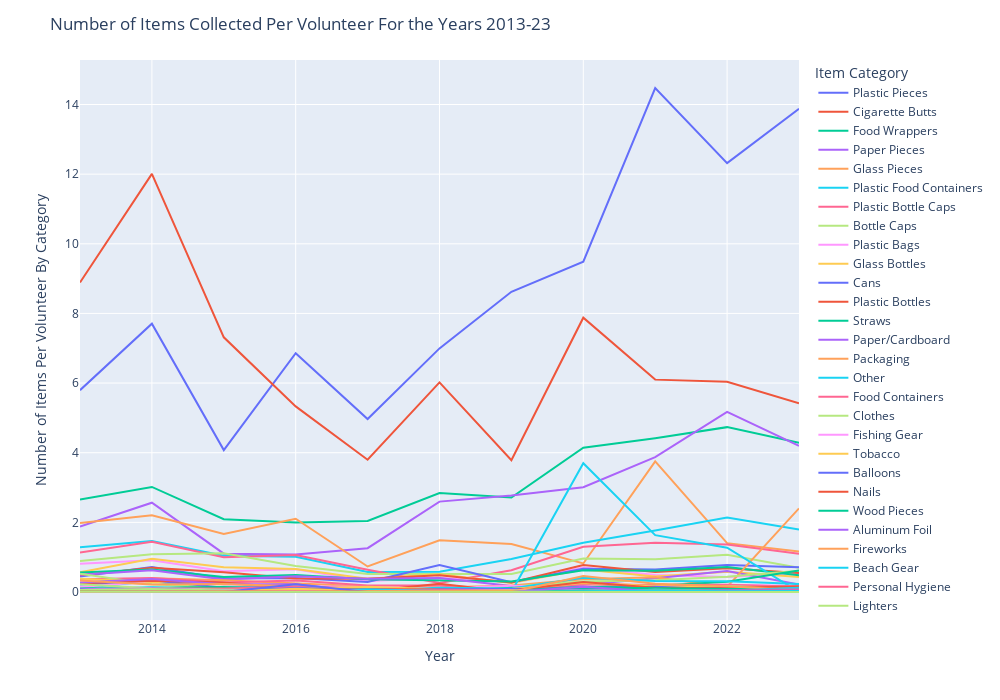

Notebook code for this chart:
### Markdown cell above
There's a significant correlation between number of volunteers and number of items collected for each year, which suggests that the number of items collected in a year might depend on the number of volunteers doing beach cleanups that year. 
The fewer debris items collected in 2020 may have been a result of fewer people being out during the pandemic, and not necessarily due to less littering. 

## Number of Items Per Volunteer Grouped by Trash Category
Now that we know that there's a correlation between number of items and number of volunteers, let's plot items/volunteer over time.

### Code cell
# Number of item per volunteer line graph 2013-23
fig = graph_maker.item_per_volunteer()
fig.show()

### Figure 1 — Plotly figure (JSON) as saved in the notebook; plotly's stock layout.template omitted (floating-point values rounded to 4 significant figures)
{"data": [{"hovertemplate": "variable=Plastic Pieces<br>index=%{x}<br>value=%{y}<extra></extra>", "legendgroup": "Plastic Pieces", "line": {"color": "#636efa", "dash": "solid"}, "marker": {"symbol": "circle"}, "mode": "lines", "name": "Plastic Pieces", "orientation": "v", "showlegend": true, "type": "scatter", "x": [2013, 2014, 2015, 2016, 2017, 2018, 2019, 2020, 2021, 2022, 2023], "xaxis": "x", "y": [5.797, 7.706, 4.075, 6.856, 4.967, 6.996, 8.622, 9.486, 14.47, 12.32, 13.88], "yaxis": "y"}, {"hovertemplate": "variable=Cigarette Butts<br>index=%{x}<br>value=%{y}<extra></extra>", "legendgroup": "Cigarette Butts", "line": {"color": "#EF553B", "dash": "solid"}, "marker": {"symbol": "circle"}, "mode": "lines", "name": "Cigarette Butts", "orientation": "v", "showlegend": true, "type": "scatter", "x": [2013, 2014, 2015, 2016, 2017, 2018, 2019, 2020, 2021, 2022, 2023], "xaxis": "x", "y": [8.89, 12.01, 7.313, 5.331, 3.799, 6.018, 3.786, 7.878, 6.099, 6.037, 5.421], "yaxis": "y"}, {"hovertemplate": "variable=Food Wrappers<br>index=%{x}<br>value=%{y}<extra></extra>", "legendgroup": "Food Wrappers", "line": {"color": "#00cc96", "dash": "solid"}, "marker": {"symbol": "circle"}, "mode": "lines", "name": "Food Wrappers", "orientation": "v", "showlegend": true, "type": "scatter", "x": [2013, 2014, 2015, 2016, 2017, 2018, 2019, 2020, 2021, 2022, 2023], "xaxis": "x", "y": [2.656, 3.017, 2.092, 1.999, 2.042, 2.841, 2.711, 4.144, 4.417, 4.734, 4.284], "yaxis": "y"}, {"hovertemplate": "variable=Paper Pieces<br>index=%{x}<br>value=%{y}<extra></extra>", "legendgroup": "Paper Pieces", "line": {"color": "#ab63fa", "dash": "solid"}, "marker": {"symbol": "circle"}, "mode": "lines", "name": "Paper Pieces", "orientation": "v", "showlegend": true, "type": "scatter", "x": [2013, 2014, 2015, 2016, 2017, 2018, 2019, 2020, 2021, 2022, 2023], "xaxis": "x", "y": [1.877, 2.565, 1.101, 1.073, 1.259, 2.596, 2.775, 3.008, 3.875, 5.176, 4.199], "yaxis": "y"}, {"hovertemplate": "variable=Glass Pieces<br>index=%{x}<br>value=%{y}<extra></extra>", "legendgroup": "Glass Pieces", "line": {"color": "#FFA15A", "dash": "solid"}, "marker": {"symbol": "circle"}, "mode": "lines", "name": "Glass Pieces", "orientation": "v", "showlegend": true, "type": "scatter", "x": [2013, 2014, 2015, 2016, 2017, 2018, 2019, 2020, 2021, 2022, 2023], "xaxis": "x", "y": [1.981, 2.203, 1.668, 2.103, 0.7335, 1.484, 1.38, 0.8196, 3.751, 1.402, 1.161], "yaxis": "y"}, {"hovertemplate": "variable=Plastic Food Containers<br>index=%{x}<br>value=%{y}<extra></extra>", "legendgroup": "Plastic Food Containers", "line": {"color": "#19d3f3", "dash": "solid"}, "marker": {"symbol": "circle"}, "mode": "lines", "name": "Plastic Food Containers", "orientation": "v", "showlegend": true, "type": "scatter", "x": [2013, 2014, 2015, 2016, 2017, 2018, 2019, 2020, 2021, 2022, 2023], "xaxis": "x", "y": [1.286, 1.466, 1.041, 1.013, 0.5745, 0.5808, 0.9448, 1.413, 1.769, 2.136, 1.796], "yaxis": "y"}, {"hovertemplate": "variable=Plastic Bottle Caps<br>index=%{x}<br>value=%{y}<extra></extra>", "legendgroup": "Plastic Bottle Caps", "line": {"color": "#FF6692", "dash": "solid"}, "marker": {"symbol": "circle"}, "mode": "lines", "name": "Plastic Bottle Caps", "orientation": "v", "showlegend": true, "type": "scatter", "x": [2013, 2014, 2015, 2016, 2017, 2018, 2019, 2020, 2021, 2022, 2023], "xaxis": "x", "y": [1.135, 1.442, 0.9961, 1.063, 0.6378, 0.2569, 0.6262, 1.297, 1.411, 1.364, 1.1], "yaxis": "y"}, {"hovertemplate": "variable=Bottle Caps<br>index=%{x}<br>value=%{y}<extra></extra>", "legendgroup": "Bottle Caps", "line": {"color": "#B6E880", "dash": "solid"}, "marker": {"symbol": "circle"}, "mode": "lines", "name": "Bottle Caps", "orientation": "v", "showlegend": true, "type": "scatter", "x": [2013, 2014, 2015, 2016, 2017, 2018, 2019, 2020, 2021, 2022, 2023], "xaxis": "x", "y": [0.8875, 1.081, 1.113, 0.7496, 0.5166, 0.521, 0.5205, 0.9628, 0.9374, 1.066, 0.6963], "yaxis": "y"}, {"hovertemplate": "variable=Plastic Bags<br>index=%{x}<br>value=%{y}<extra></extra>", "legendgroup": "Plastic Bags", "line": {"color": "#FF97FF", "dash": "solid"}, "marker": {"symbol": "circle"}, "mode": "lines", "name": "Plastic Bags", "orientation": "v", "showlegend": true, "type": "scatter", "x": [2013, 2014, 2015, 2016, 2017, 2018, 2019, 2020, 2021, 2022, 2023], "xaxis": "x", "y": [0.811, 0.91, 0.5936, 0.652, 0.3169, 0.3995, 0.2907, 0.7012, 0.4915, 0.4294, 0.5412], "yaxis": "y"}, {"hovertemplate": "variable=Glass Bottles<br>index=%{x}<br>value=%{y}<extra></extra>", "legendgroup": "Glass Bottles", "line": {"color": "#FECB52", "dash": "solid"}, "marker": {"symbol": "circle"}, "mode": "lines", "name": "Glass Bottles", "orientation": "v", "showlegend": true, "type": "scatter", "x": [2013, 2014, 2015, 2016, 2017, 2018, 2019, 2020, 2021, 2022, 2023], "xaxis": "x", "y": [0.5673, 0.9576, 0.709, 0.6591, 0.3829, 0.507, 0.2611, 0.6427, 0.4476, 0.5845, 0.4325], "yaxis": "y"}, {"hovertemplate": "variable=Cans<br>index=%{x}<br>value=%{y}<extra></extra>", "legendgroup": "Cans", "line": {"color": "#636efa", "dash": "solid"}, "marker": {"symbol": "circle"}, "mode": "lines", "name": "Cans", "orientation": "v", "showlegend": true, "type": "scatter", "x": [2013, 2014, 2015, 2016, 2017, 2018, 2019, 2020, 2021, 2022, 2023], "xaxis": "x", "y": [0.4425, 0.7144, 0.3898, 0.4034, 0.2898, 0.7744, 0.2819, 0.6675, 0.6497, 0.7757, 0.7126], "yaxis": "y"}, {"hovertemplate": "variable=Plastic Bottles<br>index=%{x}<br>value=%{y}<extra></extra>", "legendgroup": "Plastic Bottles", "line": {"color": "#EF553B", "dash": "solid"}, "marker": {"symbol": "circle"}, "mode": "lines", "name": "Plastic Bottles", "orientation": "v", "showlegend": true, "type": "scatter", "x": [2013, 2014, 2015, 2016, 2017, 2018, 2019, 2020, 2021, 2022, 2023], "xaxis": "x", "y": [0.4787, 0.6998, 0.5663, 0.3858, 0.3816, 0.4797, 0.2702, 0.7725, 0.5718, 0.6822, 0.5482], "yaxis": "y"}, {"hovertemplate": "variable=Straws<br>index=%{x}<br>value=%{y}<extra></extra>", "legendgroup": "Straws", "line": {"color": "#00cc96", "dash": "solid"}, "marker": {"symbol": "circle"}, "mode": "lines", "name": "Straws", "orientation": "v", "showlegend": true, "type": "scatter", "x": [2013, 2014, 2015, 2016, 2017, 2018, 2019, 2020, 2021, 2022, 2023], "xaxis": "x", "y": [0.5626, 0.644, 0.4337, 0.4888, 0.3652, 0.3452, 0.3038, 0.6242, 0.6114, 0.7192, 0.4817], "yaxis": "y"}, {"hovertemplate": "variable=Paper/Cardboard<br>index=%{x}<br>value=%{y}<extra></extra>", "legendgroup": "Paper/Cardboard", "line": {"color": "#ab63fa", "dash": "solid"}, "marker": {"symbol": "circle"}, "mode": "lines", "name": "Paper/Cardboard", "orientation": "v", "showlegend": true, "type": "scatter", "x": [2013, 2014, 2015, 2016, 2017, 2018, 2019, 2020, 2021, 2022, 2023], "xaxis": "x", "y": [0.4919, 0.6225, 0.3614, 0.4558, 0.3795, 0.404, 0.1724, 0.2074, 0.3983, 0.6007, 0.2151], "yaxis": "y"}, {"hovertemplate": "variable=Packaging<br>index=%{x}<br>value=%{y}<extra></extra>", "legendgroup": "Packaging", "line": {"color": "#FFA15A", "dash": "solid"}, "marker": {"symbol": "circle"}, "mode": "lines", "name": "Packaging", "orientation": "v", "showlegend": true, "type": "scatter", "x": [2013, 2014, 2015, 2016, 2017, 2018, 2019, 2020, 2021, 2022, 2023], "xaxis": "x", "y": [0.2501, 0.395, 0.3402, 0.2407, 0.1573, 0.1257, 0.1876, 0.364, 0.4225, 0.1436, 2.401], "yaxis": "y"}, {"hovertemplate": "variable=Other<br>index=%{x}<br>value=%{y}<extra></extra>", "legendgroup": "Other", "line": {"color": "#19d3f3", "dash": "solid"}, "marker": {"symbol": "circle"}, "mode": "lines", "name": "Other", "orientation": "v", "showlegend": true, "type": "scatter", "x": [2013, 2014, 2015, 2016, 2017, 2018, 2019, 2020, 2021, 2022, 2023], "xaxis": "x", "y": [0.1087, 0.3165, 0.01776, 0.1238, 0.002681, 0, 0, 3.698, 1.632, 1.274, 0], "yaxis": "y"}, {"hovertemplate": "variable=Food Containers<br>index=%{x}<br>value=%{y}<extra></extra>", "legendgroup": "Food Containers", "line": {"color": "#FF6692", "dash": "solid"}, "marker": {"symbol": "circle"}, "mode": "lines", "name": "Food Containers", "orientation": "v", "showlegend": true, "type": "scatter", "x": [2013, 2014, 2015, 2016, 2017, 2018, 2019, 2020, 2021, 2022, 2023], "xaxis": "x", "y": [0.3637, 0.3999, 0.27, 0.3328, 0.1882, 0.1853, 0.07462, 0.2539, 0.1526, 0.1442, 0.087], "yaxis": "y"}, {"hovertemplate": "variable=Clothes<br>index=%{x}<br>value=%{y}<extra></extra>", "legendgroup": "Clothes", "line": {"color": "#B6E880", "dash": "solid"}, "marker": {"symbol": "circle"}, "mode": "lines", "name": "Clothes", "orientation": "v", "showlegend": true, "type": "scatter", "x": [2013, 2014, 2015, 2016, 2017, 2018, 2019, 2020, 2021, 2022, 2023], "xaxis": "x", "y": [0.5236, 0.222, 0.1224, 0.123, 0.001073, 0, 0.1591, 0.3048, 0.3343, 0.4367, 0.6123], "yaxis": "y"}, {"hovertemplate": "variable=Fishing Gear<br>index=%{x}<br>value=%{y}<extra></extra>", "legendgroup": "Fishing Gear", "line": {"color": "#FF97FF", "dash": "solid"}, "marker": {"symbol": "circle"}, "mode": "lines", "name": "Fishing Gear", "orientation": "v", "showlegend": true, "type": "scatter", "x": [2013, 2014, 2015, 2016, 2017, 2018, 2019, 2020, 2021, 2022, 2023], "xaxis": "x", "y": [0.1402, 0.3026, 0.2368, 0.1621, 0.1418, 0.1101, 0.1766, 0.1228, 0.18, 0.2066, 0.1712], "yaxis": "y"}, {"hovertemplate": "variable=Tobacco<br>index=%{x}<br>value=%{y}<extra></extra>", "legendgroup": "Tobacco", "line": {"color": "#FECB52", "dash": "solid"}, "marker": {"symbol": "circle"}, "mode": "lines", "name": "Tobacco", "orientation": "v", "showlegend": true, "type": "scatter", "x": [2013, 2014, 2015, 2016, 2017, 2018, 2019, 2020, 2021, 2022, 2023], "xaxis": "x", "y": [0.3837, 0.2871, 0.2503, 0.1094, 0.02771, 0.02558, 0.07086, 0.2507, 0.1823, 0.09454, 0.05346], "yaxis": "y"}, {"hovertemplate": "variable=Balloons<br>index=%{x}<br>value=%{y}<extra></extra>", "legendgroup": "Balloons", "line": {"color": "#636efa", "dash": "solid"}, "marker": {"symbol": "circle"}, "mode": "lines", "name": "Balloons", "orientation": "v", "showlegend": true, "type": "scatter", "x": [2013, 2014, 2015, 2016, 2017, 2018, 2019, 2020, 2021, 2022, 2023], "xaxis": "x", "y": [0.2164, 0.3382, 0.1239, 0.1499, 0.06203, 0.09646, 0.05757, 0.1031, 0.141, 0.1165, 0.1092], "yaxis": "y"}, {"hovertemplate": "variable=Nails<br>index=%{x}<br>value=%{y}<extra></extra>", "legendgroup": "Nails", "line": {"color": "#EF553B", "dash": "solid"}, "marker": {"symbol": "circle"}, "mode": "lines", "name": "Nails", "orientation": "v", "showlegend": true, "type": "scatter", "x": [2013, 2014, 2015, 2016, 2017, 2018, 2019, 2020, 2021, 2022, 2023], "xaxis": "x", "y": [0.2532, 0.3259, 0.2697, 0.09828, 0.01984, 0.2349, 0, 0, 0, 0, 0], "yaxis": "y"}, {"hovertemplate": "variable=Wood Pieces<br>index=%{x}<br>value=%{y}<extra></extra>", "legendgroup": "Wood Pieces", "line": {"color": "#00cc96", "dash": "solid"}, "marker": {"symbol": "circle"}, "mode": "lines", "name": "Wood Pieces", "orientation": "v", "showlegend": true, "type": "scatter", "x": [2013, 2014, 2015, 2016, 2017, 2018, 2019, 2020, 2021, 2022, 2023], "xaxis": "x", "y": [0.1021, 0.1326, 0.1469, 0.09036, 0.004827, 0, 0.125, 0.1444, 0.1807, 0.2951, 0.6173], "yaxis": "y"}, {"hovertemplate": "variable=Aluminum Foil<br>index=%{x}<br>value=%{y}<extra></extra>", "legendgroup": "Aluminum Foil", "line": {"color": "#ab63fa", "dash": "solid"}, "marker": {"symbol": "circle"}, "mode": "lines", "name": "Aluminum Foil", "orientation": "v", "showlegend": true, "type": "scatter", "x": [2013, 2014, 2015, 2016, 2017, 2018, 2019, 2020, 2021, 2022, 2023], "xaxis": "x", "y": [0.2698, 0.3706, 0.22, 0.2193, 0, 0.00605, 0, 0, 0, 0, 0], "yaxis": "y"}, {"hovertemplate": "variable=Fireworks<br>index=%{x}<br>value=%{y}<extra></extra>", "legendgroup": "Fireworks", "line": {"color": "#FFA15A", "dash": "solid"}, "marker": {"symbol": "circle"}, "mode": "lines", "name": "Fireworks", "orientation": "v", "showlegend": true, "type": "scatter", "x": [2013, 2014, 2015, 2016, 2017, 2018, 2019, 2020, 2021, 2022, 2023], "xaxis": "x", "y": [0.3286, 0.218, 0.228, 0.1663, 0.02717, 0.0261, 0.008604, 0.0006363, 0.01387, 0.01332, 0.0005044], "yaxis": "y"}, {"hovertemplate": "variable=Beach Gear<br>index=%{x}<br>value=%{y}<extra></extra>", "legendgroup": "Beach Gear", "line": {"color": "#19d3f3", "dash": "solid"}, "marker": {"symbol": "circle"}, "mode": "lines", "name": "Beach Gear", "orientation": "v", "showlegend": true, "type": "scatter", "x": [2013, 2014, 2015, 2016, 2017, 2018, 2019, 2020, 2021, 2022, 2023], "xaxis": "x", "y": [0.08134, 0.1335, 0.05755, 0.05491, 0.04201, 0.122, 0.1014, 0.406, 0.3187, 0.3118, 0.2315], "yaxis": "y"}, {"hovertemplate": "variable=Personal Hygiene<br>index=%{x}<br>value=%{y}<extra></extra>", "legendgroup": "Personal Hygiene", "line": {"color": "#FF6692", "dash": "solid"}, "marker": {"symbol": "circle"}, "mode": "lines", "name": "Personal Hygiene", "orientation": "v", "showlegend": true, "type": "scatter", "x": [2013, 2014, 2015, 2016, 2017, 2018, 2019, 2020, 2021, 2022, 2023], "xaxis": "x", "y": [0.08362, 0.1039, 0.1023, 0.1495, 0.11, 0.06517, 0.08463, 0.2202, 0.1985, 0.2105, 0.1495], "yaxis": "y"}, {"hovertemplate": "variable=Lighters<br>index=%{x}<br>value=%{y}<extra></extra>", "legendgroup": "Lighters", "line": {"color": "#B6E880", "dash": "solid"}, "marker": {"symbol": "circle"}, "mode": "lines", "name": "Lighters", "orientation": "v", "showlegend": true, "type": "scatter", "x": [2013, 2014, 2015, 2016, 2017, 2018, 2019, 2020, 2021, 2022, 2023], "xaxis": "x", "y": [0.2214, 0.1093, 0.06818, 0.05586, 0.03575, 0.04062, 0.02534, 0.03182, 0.04129, 0.1737, 0.09053], "yaxis": "y"}, {"hovertemplate": "variable=Bandaids<br>index=%{x}<br>value=%{y}<extra></extra>", "legendgroup": "Bandaids", "line": {"color": "#FF97FF", "dash": "solid"}, "marker": {"symbol": "circle"}, "mode": "lines", "name": "Bandaids", "orientation": "v", "showlegend": true, "type": "scatter", "x": [2013, 2014, 2015, 2016, 2017, 2018, 2019, 2020, 2021, 2022, 2023], "xaxis": "x", "y": [0.08025, 0.09648, 0.04705, 0.03925, 0.05649, 0.06033, 0.05569, 0.05472, 0.08918, 0.1092, 0.06985], "yaxis": "y"}, {"hovertemplate": "variable=Lids<br>index=%{x}<br>value=%{y}<extra></extra>", "legendgroup": "Lids", "line": {"color": "#FECB52", "dash": "solid"}, "marker": {"symbol": "circle"}, "mode": "lines", "name": "Lids", "orientation": "v", "showlegend": true, "type": "scatter", "x": [2013, 2014, 2015, 2016, 2017, 2018, 2019, 2020, 2021, 2022, 2023], "xaxis": "x", "y": [0, 0, 0, 0.08688, 0.1523, 0.08038, 0.08447, 0.2615, 0.1757, 0.1214, 0.1251], "yaxis": "y"}, {"hovertemplate": "variable=Construction Materials<br>index=%{x}<br>value=%{y}<extra></extra>", "legendgroup": "Construction Materials", "line": {"color": "#636efa", "dash": "solid"}, "marker": {"symbol": "circle"}, "mode": "lines", "name": "Construction Materials", "orientation": "v", "showlegend": true, "type": "scatter", "x": [2013, 2014, 2015, 2016, 2017, 2018, 2019, 2020, 2021, 2022, 2023], "xaxis": "x", "y": [0.07861, 0.01846, 0, 0.1174, 0.04308, 0.07969, 0.08666, 0.1056, 0.1506, 0.07208, 0.09734], "yaxis": "y"}, {"hovertemplate": "variable=Utensils<br>index=%{x}<br>value=%{y}<extra></extra>", "legendgroup": "Utensils", "line": {"color": "#EF553B", "dash": "solid"}, "marker": {"symbol": "circle"}, "mode": "lines", "name": "Utensils", "orientation": "v", "showlegend": true, "type": "scatter", "x": [2013, 2014, 2015, 2016, 2017, 2018, 2019, 2020, 2021, 2022, 2023], "xaxis": "x", "y": [0, 0, 0, 0.06742, 0.08473, 0.06724, 0.04568, 0.2883, 0.1189, 0.1133, 0.1627], "yaxis": "y"}, {"hovertemplate": "variable=Strapping Bands<br>index=%{x}<br>value=%{y}<extra></extra>", "legendgroup": "Strapping Bands", "line": {"color": "#00cc96", "dash": "solid"}, "marker": {"symbol": "circle"}, "mode": "lines", "name": "Strapping Bands", "orientation": "v", "showlegend": true, "type": "scatter", "x": [2013, 2014, 2015, 2016, 2017, 2018, 2019, 2020, 2021, 2022, 2023], "xaxis": "x", "y": [0.06326, 0.006976, 0.0001296, 0.06821, 0.0345, 0.04408, 0.04239, 0.1324, 0.1077, 0.1042, 0.06884], "yaxis": "y"}, {"hovertemplate": "variable=6-Pack Holders<br>index=%{x}<br>value=%{y}<extra></extra>", "legendgroup": "6-Pack Holders", "line": {"color": "#ab63fa", "dash": "solid"}, "marker": {"symbol": "circle"}, "mode": "lines", "name": "6-Pack Holders", "orientation": "v", "showlegend": true, "type": "scatter", "x": [2013, 2014, 2015, 2016, 2017, 2018, 2019, 2020, 2021, 2022, 2023], "xaxis": "x", "y": [0.06794, 0.09755, 0.03901, 0.02057, 0.008044, 0.005877, 0.01205, 0, 0.01189, 0.02533, 0.01034], "yaxis": "y"}, {"hovertemplate": "variable=PPE<br>index=%{x}<br>value=%{y}<extra></extra>", "legendgroup": "PPE", "line": {"color": "#FFA15A", "dash": "solid"}, "marker": {"symbol": "circle"}, "mode": "lines", "name": "PPE", "orientation": "v", "showlegend": true, "type": "scatter", "x": [2013, 2014, 2015, 2016, 2017, 2018, 2019, 2020, 2021, 2022, 2023], "xaxis": "x", "y": [0, 0, 0, 0, 0, 0, 0, 0.4582, 0.2372, 0.1645, 0.0469], "yaxis": "y"}, {"hovertemplate": "variable=Batteries<br>index=%{x}<br>value=%{y}<extra></extra>", "legendgroup": "Batteries", "line": {"color": "#19d3f3", "dash": "solid"}, "marker": {"symbol": "circle"}, "mode": "lines", "name": "Batteries", "orientation": "v", "showlegend": true, "type": "scatter", "x": [2013, 2014, 2015, 2016, 2017, 2018, 2019, 2020, 2021, 2022, 2023], "xaxis": "x", "y": [0.02668, 0.0235, 0.02165, 0.03545, 0.08098, 0.02558, 0.01205, 0.02036, 0.02246, 0.03265, 0.1218], "yaxis": "y"}, {"hovertemplate": "variable=Syringes<br>index=%{x}<br>value=%{y}<extra></extra>", "legendgroup": "Syringes", "line": {"color": "#FF6692", "dash": "solid"}, "marker": {"symbol": "circle"}, "mode": "lines", "name": "Syringes", "orientation": "v", "showlegend": true, "type": "scatter", "x": [2013, 2014, 2015, 2016, 2017, 2018, 2019, 2020, 2021, 2022, 2023], "xaxis": "x", "y": [0.01524, 0.0176, 0.02787, 0.0595, 0.02431, 0.04183, 0.0244, 0.028, 0.03336, 0.05276, 0.07137], "yaxis": "y"}, {"hovertemplate": "variable=Footwear<br>index=%{x}<br>value=%{y}<extra></extra>", "legendgroup": "Footwear", "line": {"color": "#B6E880", "dash": "solid"}, "marker": {"symbol": "circle"}, "mode": "lines", "name": "Footwear", "orientation": "v", "showlegend": true, "type": "scatter", "x": [2013, 2014, 2015, 2016, 2017, 2018, 2019, 2020, 2021, 2022, 2023], "xaxis": "x", "y": [0.05869, 0.08623, 0.04161, 0.04684, 0.0001788, 0, 0, 0, 0, 0.004179, 0.007565], "yaxis": "y"}, {"hovertemplate": "variable=Cigar Tips<br>index=%{x}<br>value=%{y}<extra></extra>", "legendgroup": "Cigar Tips", "line": {"color": "#FF97FF", "dash": "solid"}, "marker": {"symbol": "circle"}, "mode": "lines", "name": "Cigar Tips", "orientation": "v", "showlegend": true, "type": "scatter", "x": [2013, 2014, 2015, 2016, 2017, 2018, 2019, 2020, 2021, 2022, 2023], "xaxis": "x", "y": [0, 0.01964, 0.0005185, 0.05681, 0.03057, 0.03526, 0.04349, 0.0006363, 0.06474, 0.03343, 0.003278], "yaxis": "y"}, {"hovertemplate": "variable=Rope<br>index=%{x}<br>value=%{y}<extra></extra>", "legendgroup": "Rope", "line": {"color": "#FECB52", "dash": "solid"}, "marker": {"symbol": "circle"}, "mode": "lines", "name": "Rope", "orientation": "v", "showlegend": true, "type": "scatter", "x": [2013, 2014, 2015, 2016, 2017, 2018, 2019, 2020, 2021, 2022, 2023], "xaxis": "x", "y": [0, 0, 0.009203, 0.09052, 0.02252, 0.02351, 0.0463, 0.004454, 0.04889, 0.01671, 0.0007565], "yaxis": "y"}, {"hovertemplate": "variable=Beverage Bottles<br>index=%{x}<br>value=%{y}<extra></extra>", "legendgroup": "Beverage Bottles", "line": {"color": "#636efa", "dash": "solid"}, "marker": {"symbol": "circle"}, "mode": "lines", "name": "Beverage Bottles", "orientation": "v", "showlegend": true, "type": "scatter", "x": [2013, 2014, 2015, 2016, 2017, 2018, 2019, 2020, 2021, 2022, 2023], "xaxis": "x", "y": [0, 0, 0, 0.2236, 0, 0, 0, 0, 0, 0, 0], "yaxis": "y"}, {"hovertemplate": "variable=Tires<br>index=%{x}<br>value=%{y}<extra></extra>", "legendgroup": "Tires", "line": {"color": "#EF553B", "dash": "solid"}, "marker": {"symbol": "circle"}, "mode": "lines", "name": "Tires", "orientation": "v", "showlegend": true, "type": "scatter", "x": [2013, 2014, 2015, 2016, 2017, 2018, 2019, 2020, 2021, 2022, 2023], "xaxis": "x", "y": [0.0122, 0.02093, 0.014, 0.01124, 0.008581, 0.006093, 0.005788, 0.01336, 0.006276, 0.007051, 0.002774], "yaxis": "y"}, {"hovertemplate": "variable=Bagged Pet Waste<br>index=%{x}<br>value=%{y}<extra></extra>", "legendgroup": "Bagged Pet Waste", "line": {"color": "#00cc96", "dash": "solid"}, "marker": {"symbol": "circle"}, "mode": "lines", "name": "Bagged Pet Waste", "orientation": "v", "showlegend": true, "type": "scatter", "x": [2013, 2014, 2015, 2016, 2017, 2018, 2019, 2020, 2021, 2022, 2023], "xaxis": "x", "y": [0.01209, 0, 0, 0, 0, 0, 0, 0.04454, 0.05252, 0.04414, 0.03203], "yaxis": "y"}, {"hovertemplate": "variable=Beverage Pouches<br>index=%{x}<br>value=%{y}<extra></extra>", "legendgroup": "Beverage Pouches", "line": {"color": "#ab63fa", "dash": "solid"}, "marker": {"symbol": "circle"}, "mode": "lines", "name": "Beverage Pouches", "orientation": "v", "showlegend": true, "type": "scatter", "x": [2013, 2014, 2015, 2016, 2017, 2018, 2019, 2020, 2021, 2022, 2023], "xaxis": "x", "y": [0, 0, 0, 0, 0, 0, 0, 0.1527, 0.01618, 0.04492, 0.04136], "yaxis": "y"}, {"hovertemplate": "variable=Appliances<br>index=%{x}<br>value=%{y}<extra></extra>", "legendgroup": "Appliances", "line": {"color": "#FFA15A", "dash": "solid"}, "marker": {"symbol": "circle"}, "mode": "lines", "name": "Appliances", "orientation": "v", "showlegend": true, "type": "scatter", "x": [2013, 2014, 2015, 2016, 2017, 2018, 2019, 2020, 2021, 2022, 2023], "xaxis": "x", "y": [0.01601, 0.01363, 0.005962, 0.01013, 0.007508, 0.003111, 0.003598, 0, 0.007267, 0.001306, 0.01765], "yaxis": "y"}, {"hovertemplate": "variable=E-Waste<br>index=%{x}<br>value=%{y}<extra></extra>", "legendgroup": "E-Waste", "line": {"color": "#19d3f3", "dash": "solid"}, "marker": {"symbol": "circle"}, "mode": "lines", "name": "E-Waste", "orientation": "v", "showlegend": true, "type": "scatter", "x": [2013, 2014, 2015, 2016, 2017, 2018, 2019, 2020, 2021, 2022, 2023], "xaxis": "x", "y": [0, 0, 0, 0, 0, 0, 0, 0.02418, 0.04096, 0.01907, 0.02824], "yaxis": "y"}, {"hovertemplate": "variable=Car Parts<br>index=%{x}<br>value=%{y}<extra></extra>", "legendgroup": "Car Parts", "line": {"color": "#FF6692", "dash": "solid"}, "marker": {"symbol": "circle"}, "mode": "lines", "name": "Car Parts", "orientation": "v", "showlegend": true, "type": "scatter", "x": [2013, 2014, 2015, 2016, 2017, 2018, 2019, 2020, 2021, 2022, 2023], "xaxis": "x", "y": [0.003375, 0.01084, 0.00674, 0.01203, 0, 0, 0, 0, 0, 0, 0], "yaxis": "y"}, {"hovertemplate": "variable=Bikes<br>index=%{x}<br>value=%{y}<extra></extra>", "legendgroup": "Bikes", "line": {"color": "#B6E880", "dash": "solid"}, "marker": {"symbol": "circle"}, "mode": "lines", "name": "Bikes", "orientation": "v", "showlegend": true, "type": "scatter", "x": [2013, 2014, 2015, 2016, 2017, 2018, 2019, 2020, 2021, 2022, 2023], "xaxis": "x", "y": [0.006751, 0.007512, 0.002333, 0.007754, 0, 0, 0, 0, 0, 0, 0], "yaxis": "y"}], "layout": {"autosize": false, "height": 700, "legend": {"title": {"text": "Item Category"}, "tracegroupgap": 0}, "margin": {"t": 60}, "title": {"text": "Number of Items Collected Per Volunteer For the Years 2013-23"}, "width": 1000, "xaxis": {"anchor": "y", "autorange": true, "domain": [0, 1], "range": [2013, 2023], "title": {"text": "Year"}, "type": "linear"}, "yaxis": {"anchor": "x", "autorange": true, "domain": [0, 1], "range": [-0.8041, 15.28], "title": {"text": "Number of Items Per Volunteer By Category"}, "type": "linear"}}}
